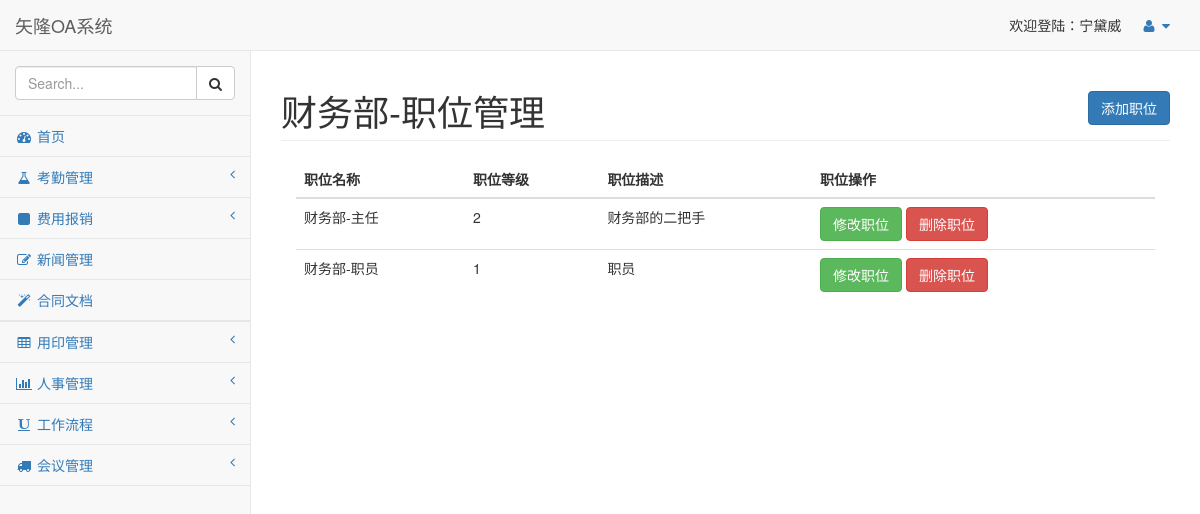
The app's page /position/1/ (signed in) with its own data.
### FlaskOAPro/OAPro/models.py (models this page shows, shortened)
class Base(db.Model):
    __abstract__ = True
    id = db.Column(db.Integer, primary_key=True, autoincrement=True)

class Person(Base):
    username = db.Column(db.String(32), unique=True)  # 登陆名 必填 不可以重复
    password = db.Column(db.String(32))  # 密码 必填
    nick_name = db.Column(db.String(32)) # 姓名 必填
    age = db.Column(db.Integer,nullable=True) # 年龄 注册后完善 可以为null
    gender = db.Column(db.String(16),nullable = True) # 性别 注册后完善 可以为null
    skill = db.Column(db.String(128),nullable = True) #擅长  注册后完善 可以为null
    phone = db.Column(db.String(16),nullable = True) # 电话 注册后完善 可以为null
    email = db.Column(db.String(32),nullable = True) # 邮箱 注册后完善 可以为null
    address = db.Column(db.Text,nullable = True) # 用户地址 注册后完善 可以为null
    score = db.Column(db.Float,default=1) #绩效 默认为1
    position_id = db.Column(db.Integer,db.ForeignKey("position.id")) #Position 职位表外键
    p_attendance = db.relationship(
        "Attendance",
        backref = "a_person"
    ) # 反向映射 假条表
    p_expense = db.relationship(
        "Expense",
        backref="e_person"
    )  # 反向映射 报销表
    p_seal = db.relationship(
        "Seal",
        backref="s_person"
    )  # 反向映射 公章表
    p_handle = db.relationship(
        "Handle",
        backref="h_person"
    )  # 反向映射 流程表

class Position(Base):
    p_name = db.Column(db.String(32)) #名称
    p_description = db.Column(db.Text) #描述
    p_level = db.Column(db.Integer) #职级
    p_person = db.relationship(
        "Person",
        backref="p_position"
    ) #反向映射向 员工
    department_id = db.Column(db.Integer, db.ForeignKey("department.id")) #外键指向部门表
    p_permission = db.relationship(
        "Permission",
        secondary="pos_per",
        backref="p_position"
    ) #反向映射权限表，中间表是pos_per

class Department(Base):
    d_name = db.Column(db.String(32)) #名称
    d_description = db.Column(db.Text) #描述
    d_position = db.relationship(
        "Position",
        backref="p_department"
    ) #反向映射职位

### FlaskOAPro/OAPro/views.py (the view, shortened to what this page needs)
@OAPrint.route("/position/<int:pos_id>/", methods=["POST", "GET"])
@loginValid
def position(pos_id):
    depart = Department.query.get(pos_id)
    position_list = depart.d_position
    return render_template("position.html", **locals())

### FlaskOAPro/OAPro/views.py (called while the page is built)
def loginValid(fun):
    @wraps(fun)
    def inner(*args,**kwargs):
        username = request.cookies.get("username")
        user_id = request.cookies.get("userid")
        if username and user_id: # 校验cookie有值
            user = Person.query.get(int(user_id))
            if user:
                if user.username == username: # 校验cookie的用户名和数据库当时在的用户名是对应的
                    return fun(*args, **kwargs) # 返回函数
        return redirect("/login/")
    return inner

### FlaskOAPro/templates/position.html (shortened to what this page needs)
{% extends "base.html" %}
{% block label %}
    {{ depart.d_name }}-职位管理
    <button class="btn btn-primary pull-right" data-target="#position_modal" data-toggle="modal">
        添加职位
    </button>
{% endblock %}
{% block content %}
    <table class="table">
        <thead>
            <tr>
                <th>职位名称</th>
                <th>职位等级</th>
                <th>职位描述</th>
                <th>职位操作</th>
            </tr>
        </thead>
        <tbody>
            {% for position in position_list %}
            <tr>
                <td>{{ position.p_name }}</td>
                <td>{{ position.p_level }}</td>
                <td>{{ position.p_description }}</td>
                <td>
                    <a class="btn btn-success">修改职位</a>
                    <a class="btn btn-danger">删除职位</a>
                </td>
            </tr>
            {% endfor %}
        </tbody>
    </table>
{% endblock %}

### FlaskOAPro/templates/base.html (shortened to what this page needs)
<!DOCTYPE html>
<html lang="en">
<head>
    <link href="/static/vendor/bootstrap/css/bootstrap.min.css" rel="stylesheet">
    <link href="/static/vendor/metisMenu/metisMenu.min.css" rel="stylesheet">
    <link href="/static/dist/css/sb-admin-2.css" rel="stylesheet">
    <link href="/static/vendor/morrisjs/morris.css" rel="stylesheet">
    <link href="/static/vendor/font-awesome/css/font-awesome.min.css" rel="stylesheet" type="text/css">
</head>
<body>
    <div id="wrapper">
        <nav class="navbar navbar-default navbar-static-top" role="navigation" style="margin-bottom: 0">
            <div class="navbar-header">
                <a class="navbar-brand" href="index.html">矢隆OA系统</a>
            </div>
            <ul class="nav navbar-top-links navbar-right">
                <li>欢迎登陆：{{ page_process().name }}</li>
                <li class="dropdown">
                    <a class="dropdown-toggle" data-toggle="dropdown" href="#">
                        <i class="fa fa-user fa-fw"></i> <i class="fa fa-caret-down"></i>
                    </a>
                </li>
            </ul>
            <div class="navbar-default sidebar" role="navigation">
                <div class="sidebar-nav navbar-collapse">
                    <ul class="nav" id="side-menu">
                        <li class="sidebar-search">
                            <div class="input-group custom-search-form">
                                <input type="text" class="form-control" placeholder="Search...">
                                <span class="input-group-btn">
                                <button class="btn btn-default" type="button">
                                    <i class="fa fa-search"></i>
                                </button>
                            </span>
                            </div>
                        </li>
                        <li>
                            <a href="/"><i class="fa fa-dashboard fa-fw"></i> 首页</a>
                        </li>
                        <li>
                            <a href="#"><i class="fa fa-flask fa-fw"></i> 考勤管理<span class="fa arrow"></span></a>
                        </li>
                        <li>
                            <a href="#"><i class="fa fa-square fa-fw"></i> 费用报销<span class="fa arrow"></span></a>
                        </li>
                        <li>
                            <a href="/news/"><i class="fa fa-edit fa-fw"></i> 新闻管理</a>
                        </li>
                        <li>
                            <a href="/doc/"><i class="fa fa-magic fa-fw"></i> 合同文档</a>
                        </li>
                        <li>
                        <li>
                            <a href="#"><i class="fa fa-table fa-fw"></i> 用印管理<span class="fa arrow"></span></a>
                        </li>
                        <li>
                            <a href="#"><i class="fa fa-bar-chart-o fa-fw"></i> 人事管理<span class="fa arrow"></span></a>
                        </li>
                        <li>
                            <a href="#"><i class="fa fa-underline fa-fw"></i> 工作流程<span class="fa arrow"></span></a>
                        </li>
                        <li>
                            <a href="#"><i class="fa fa-truck fa-fw"></i> 会议管理<span class="fa arrow"></span></a>
                        </li>
                    </ul>
                </div>
            </div>
        </nav>
        <div id="page-wrapper">
            <div class="row">
                <div class="col-lg-12">
                    <h1 class="page-header">
                        {% block label %}
                        {% endblock %}
                    </h1>
                </div>
            </div>
            <div class="container-fluid">
                {% block content %}
                {% endblock %}
            </div>
        </div>
    </div>
</body>
</html>

### records on screen
Person: nick_name.p_level "宁黛威"
Department: d_name "财务部"
Position: p_name "财务部-主任", p_level "2", p_description "财务部的二把手"
Position: p_name "财务部-职员", p_level "1", p_description "职员"
